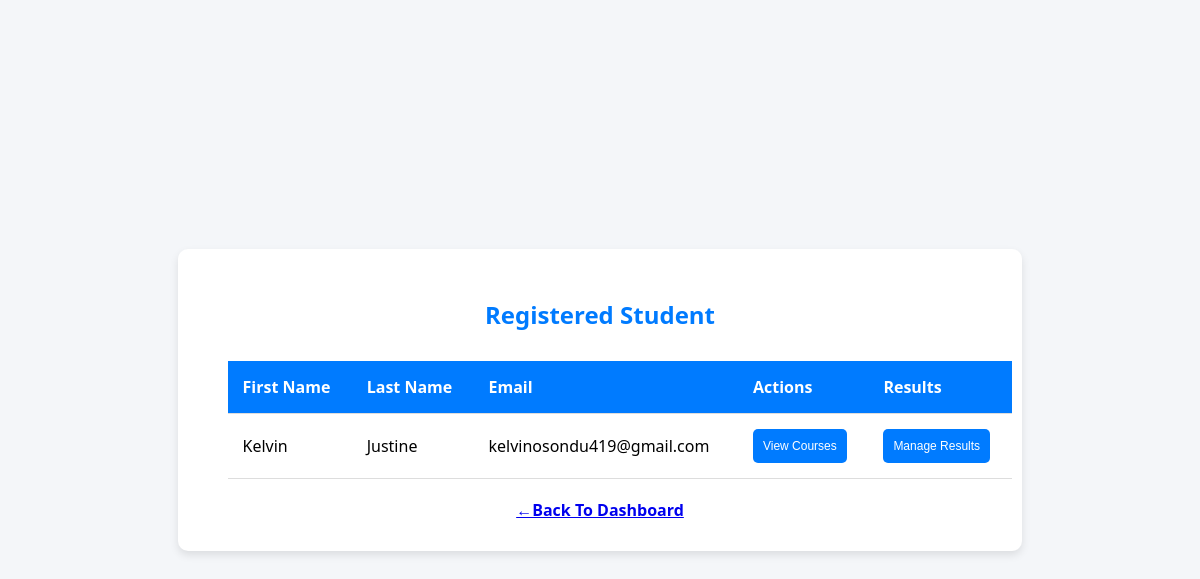
The app's page /view_students/, older data.
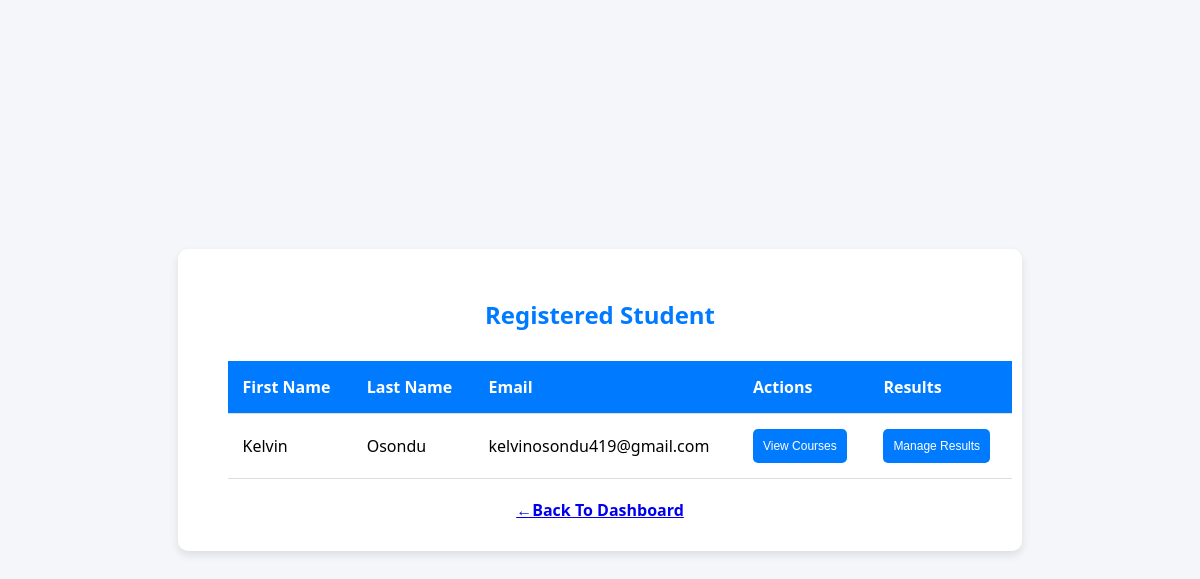
The same page, newer data.
### app.py (models this page shows, shortened)
class Applicant(db.Model):
    __tablename__ =  'applicantDetails'
    id = db.Column(db.Integer, primary_key =True)
    firstname = db.Column(db.String(15), nullable= False)
    lastname = db.Column(db.String(15), nullable= False )
    email = db.Column(db.String(30), unique =True, nullable =False )
    password = db.Column(db.String(40),  nullable =False )

### app.py (the view)
@app.route("/view_students/")
def view_students():
    students = Applicant.query.all()
    year_session = ApplicantSession.query.all()
    return render_template("view_students.html", students =students, year_session = year_session)

### templates/view_students.html (shortened to what this page needs)
{% extends 'base.html' %}
{% block head %}
<link rel="stylesheet" href="{{url_for ('static', filename='view_student.css') }}">
{% endblock %}
{% block body %}
<body>
    <div class="container">
        <h2>Registered Student</h2>
        {% if students %}
        <table>
            <thead>
                <tr>
                    <th>First Name</th>
                    <th>Last Name</th>
                    <th>Email</th>
                    <th>Actions</th>
                    <th>Results</th>
                </tr>
            </thead>
            <tbody>
                {% for student in students %}
                <tr>
                    <td>{{ student.firstname }}</td>
                    <td>{{ student.lastname }}</td>
                    <td>{{ student.email }}</td>
                    <td>
                        <a href="{{ url_for('student_courses', student_id=student.id) }}">
                            <button>View Courses</button>
                        </a>
                    </td>
                    <td>
                        <a href="{{ url_for('add_result', student_id=student.id) }}">
                            <button>Manage Results</button>
                        </a>
                    </td>
                </tr>
                {% endfor %}
            </tbody>
        </table>
        {% else %}
        <p>No student registered yet Calm Down!!!</p>
        {% endif %}
        <div class ="back-link">
        <a href="/admin_dashboard/">←Back To Dashboard</a>
        </div>
    </div>
{% endblock %}

Row changes from the older to the newer data that the page shows:
changed Applicant "Kelvin": lastname "Justine" → "Osondu"
